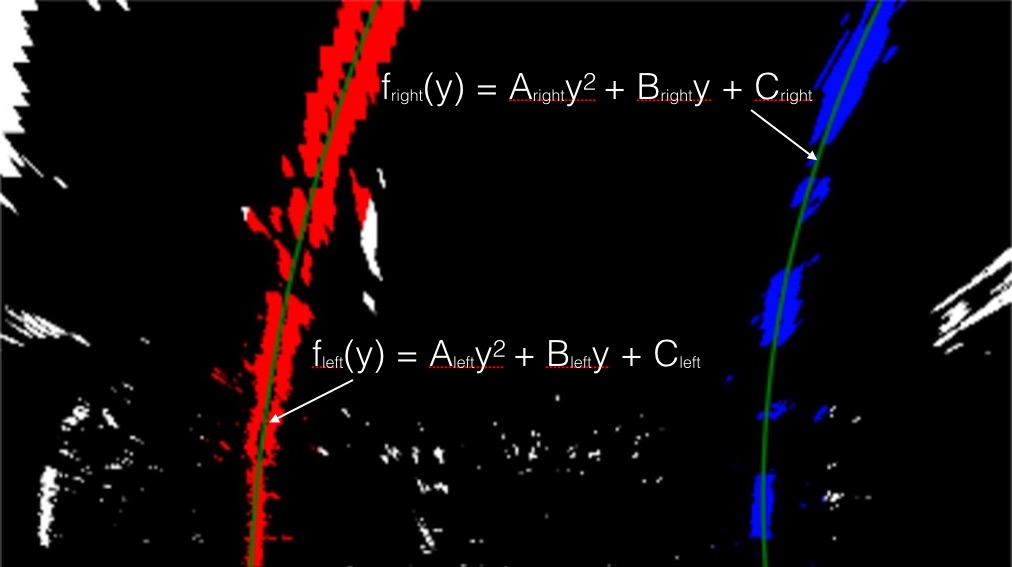
#> input picture CarND-Advanced-Lane-Lines-P4/examples/color_fit_lines.jpg, 1012 x 567 px
$ python -i preprocessImg.py   (imports and definitions only)   (older library calls are emulated)
#> lines starting #> are read from the running program, lines starting #| are printed output that depends on the picture; after the words box and inside, x2 and y2 are one past the last pixel; in counts of white or black regions, pixels touching at a corner belong together
'''
=========================================================================================================
This file contains the procedure for preprocessing the image
1. Camera Calibration and Distortion Correction
2. Perspective transform from the bird eye
3. Color & Gradient Threshold
=========================================================================================================
'''

import pickle
import numpy as np
import cv2
import collections
from moviepy.editor import VideoFileClip
from IPython.display import HTML

# Camera Calibration and Distortion Correction
def undistort(img):
    # Read in the saved objpoints and imgpoints
    dist_pickle = pickle.load(open('examples/wide_dist_pickle.p','rb'))
    objpoints = dist_pickle['objpoints']
    imgpoints = dist_pickle['imgpoints']

    # Compute the camera calibration
    ret, mtx, dist, rvecs, tvecs = cv2.calibrateCamera(objpoints, imgpoints, img.shape[1::-1], None, None)
    # Use the opencv undistort() function to remove distortion
    undist = cv2.undistort(img, mtx, dist, None, mtx)

    return undist

# Perspective transform from the bird eye
def unwarp(img):
    # Grab the image shape
    img_size = (img.shape[1], img.shape[0])

    # For source points, select the appropriate region of the road
    src = np.float32(np.array([[1280,720], [0,720], [546,460], [734,460]]))
    # For destination points
    dst = np.float32(np.array([[1280,720], [0,720], [0,0], [1280,0]]))

    # Given src and dst points, calculate the perspective transform matrix
    M = cv2.getPerspectiveTransform(src, dst)
    # Warp the image using opencv warpPerspective()
    warped = cv2.warpPerspective(img, M, img_size)

    # Return the resulting image and matrix
    return warped, M

# Color & Gradient & histogram equalization Threshold
# Apply morphology to "fill the gaps" in binary image
def threshold(img, s_thresh=(170,255), sx_thresh=(35,100)):
    # Convert to HLS color space and seperate the S channel
#> called with s_thresh = (170, 255), sx_thresh = (35, 100)
    hls = cv2.cvtColor(img, cv2.COLOR_RGB2HLS)
#> hls: shape (567, 1012, 3); mean of channels 0, 1, 2 15.3, 13.6, 37.6
    l_channel = hls[:,:,1]
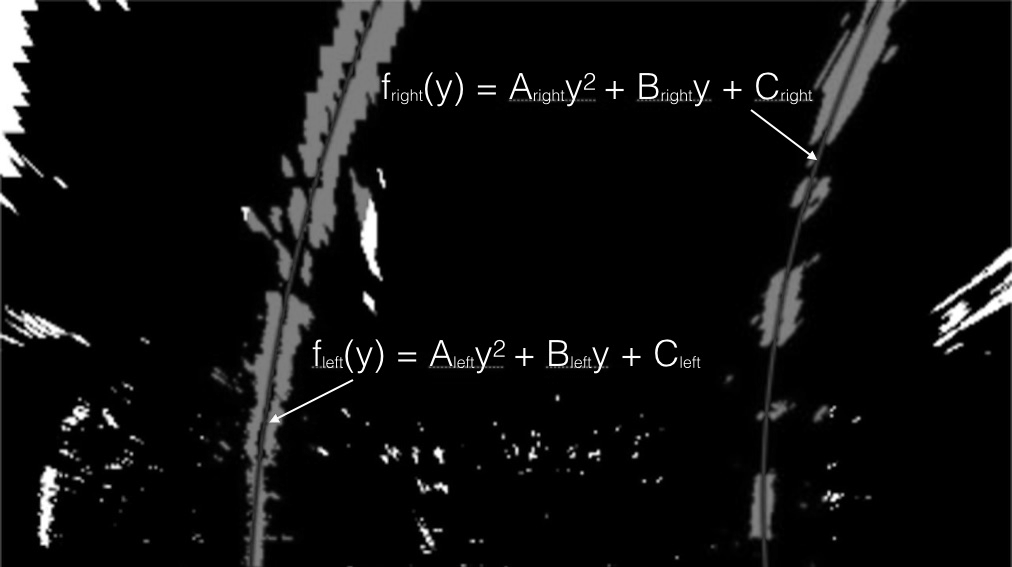
#> l_channel: shape (567, 1012); min 0, max 255, mean 13.6
    s_channel = hls[:,:,2]
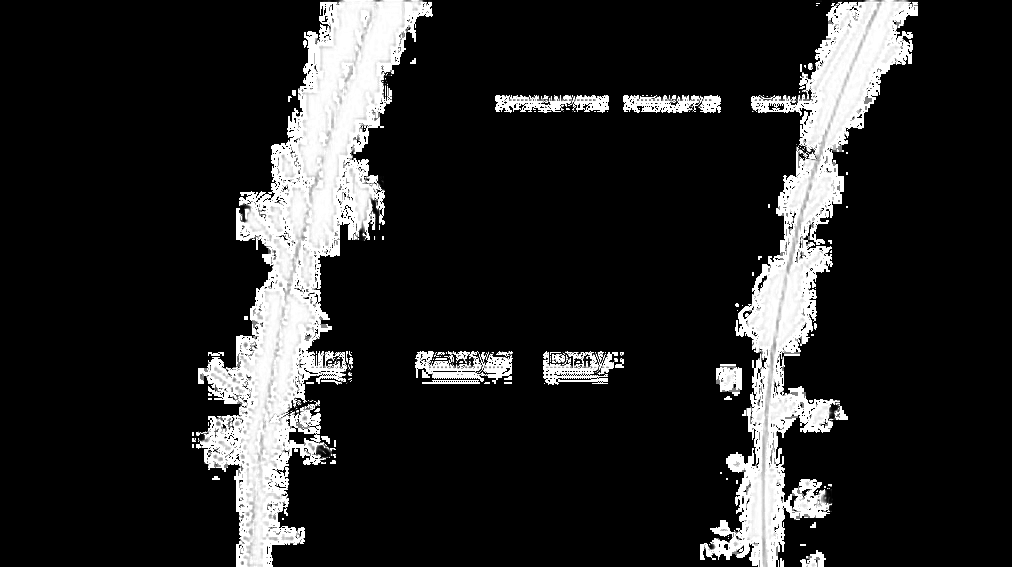
#> s_channel: shape (567, 1012); min 0, max 255, mean 37.6
    # Sobel x
    sobelx = cv2.Sobel(l_channel, cv2.CV_64F, 1, 0)  # Take the derivative in x
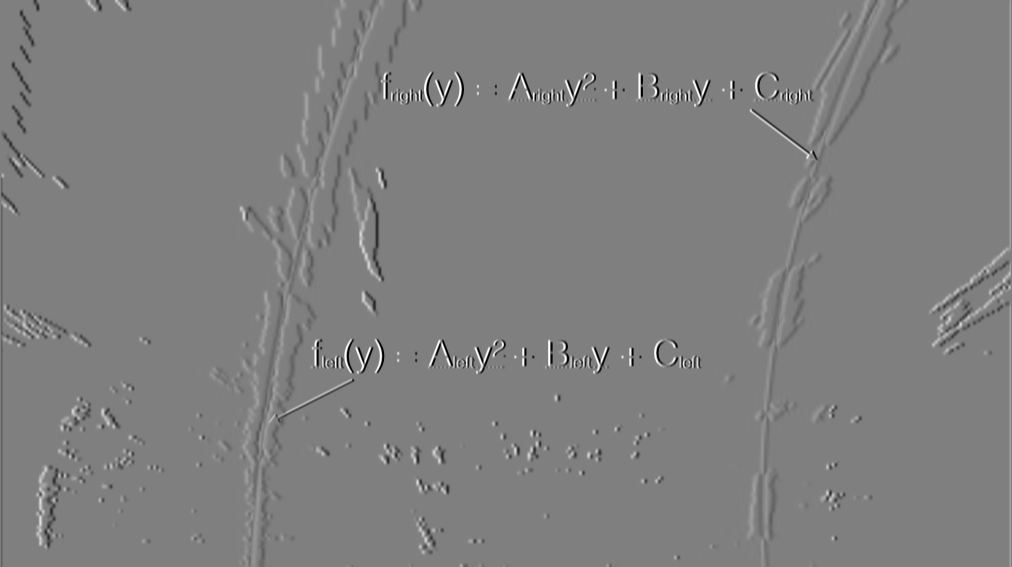
#> sobelx: shape (567, 1012) float64; min -1020, max 1020, mean -0.4; drawn with min black and max white
    abs_sobelx = np.absolute(sobelx)  # Absolute x derivative to accentuate lines away from horizontal
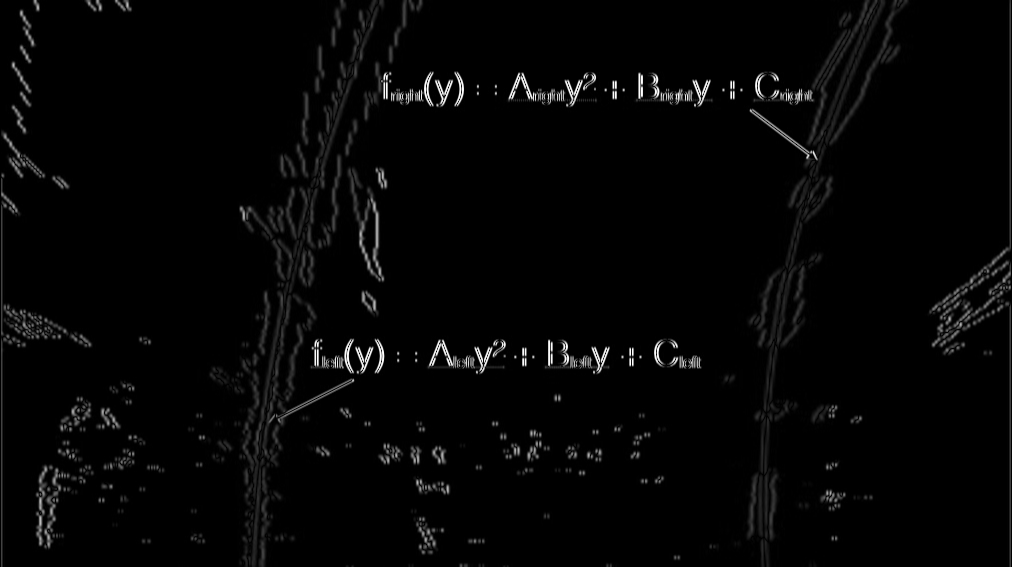
#> abs_sobelx: shape (567, 1012) float64; min 0, max 1020, mean 21.5; drawn with min black and max white
    scaled_sobel = np.uint8(255*abs_sobelx/np.max(abs_sobelx))

    # Threshold x gradient
    sxbinary = np.zeros_like(scaled_sobel)
    sxbinary[(scaled_sobel >= sx_thresh[0]) & (scaled_sobel <= sx_thresh[1])] = 1

    # Apply histogram equalization to an input frame, threshold it and return the (binary) result
    gray = cv2.cvtColor(img, cv2.COLOR_BGR2GRAY)
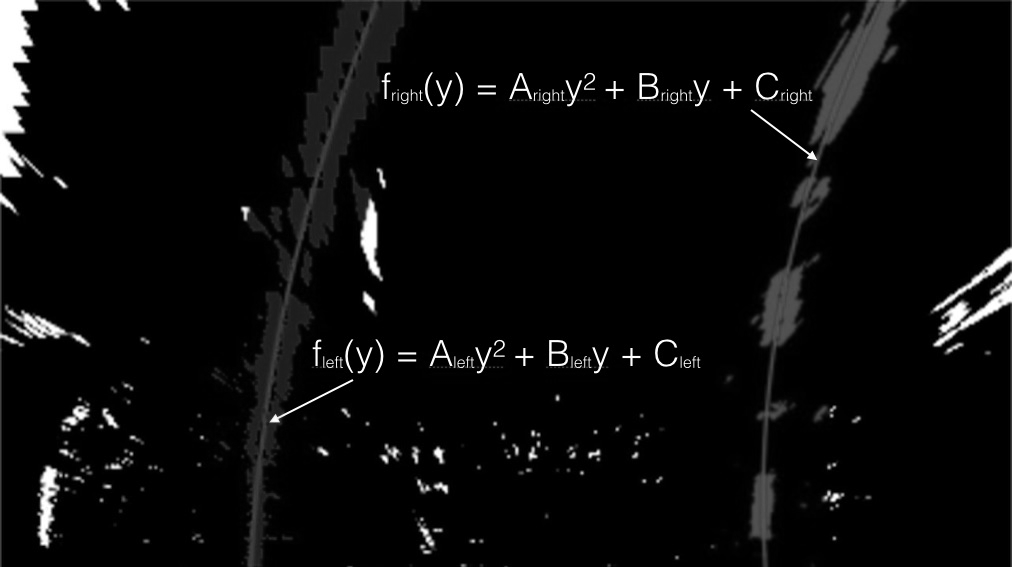
#> gray: shape (567, 1012); min 0, max 255, mean 10
    eq = cv2.equalizeHist(gray)
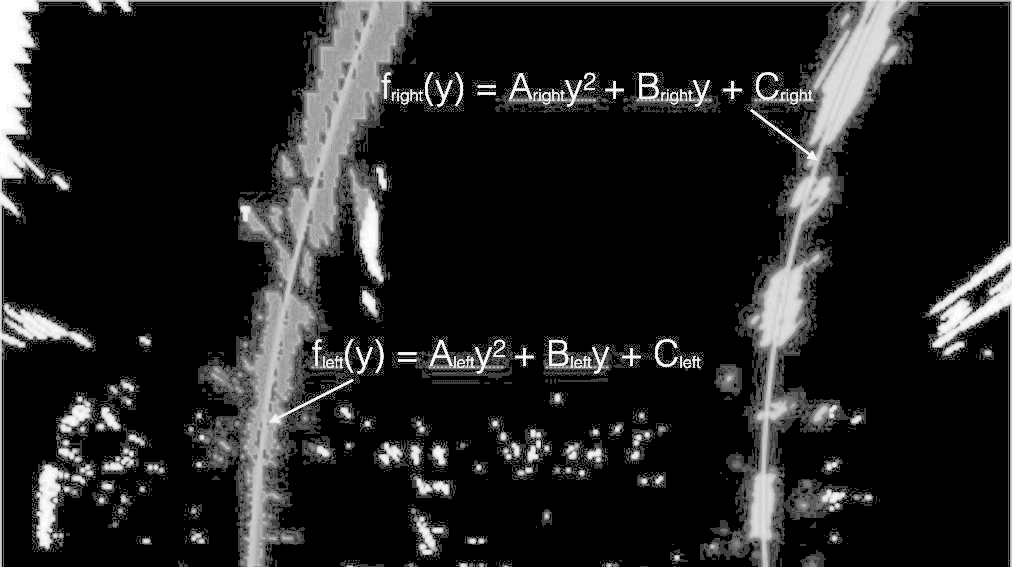
#> eq: shape (567, 1012); min 0, max 255, mean 32.9
    _, th = cv2.threshold(eq, thresh=250, maxval=255, type=cv2.THRESH_BINARY)
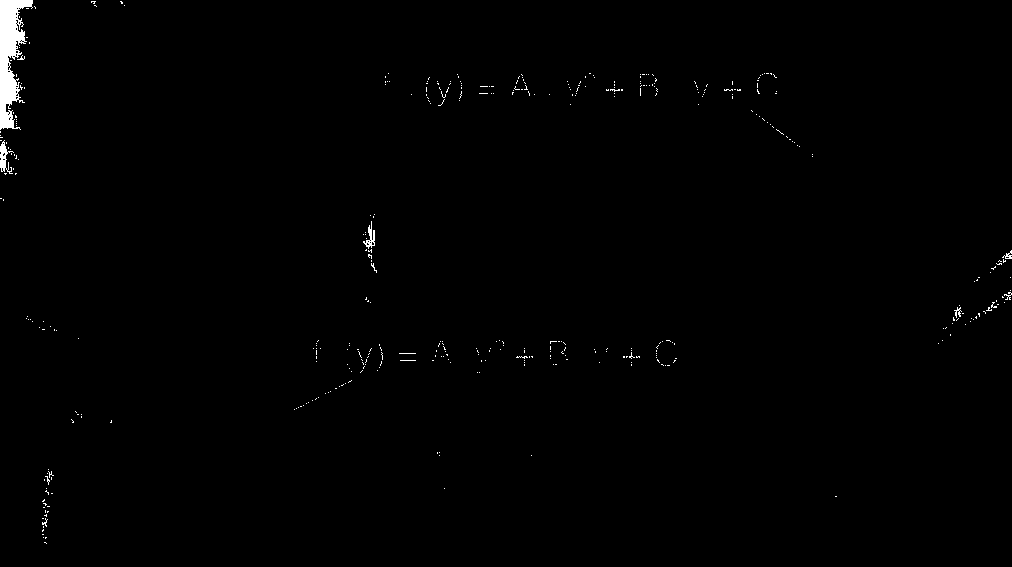
#> th: shape (567, 1012); 0.65% white; 409 white regions (403 under 20 px), largest, box (x1, y1, x2, y2) and area: (0, 0, 33, 130) 2216, (0, 140, 14, 174) 191, (363, 221, 375, 249) 124, (1002, 250, 1012, 259) 38, (954, 307, 962, 318) 38, (1004, 292, 1012, 300) 27
    seq_binary = np.zeros_like(s_channel)
    seq_binary[th > 0] = 1

    # Threshold color channel
    s_binary = np.zeros_like(s_channel)
    s_binary[(s_channel >= s_thresh[0]) & (s_channel <= s_thresh[1])] = 1

    # Stack each channel
    color_binary = np.dstack((seq_binary, sxbinary, s_binary)) * 255

    # Combine the two binary thresholds
    combined_binary = np.zeros_like(sxbinary)
    combined_binary[(s_binary == 1) | (sxbinary == 1) | (seq_binary == 1)] = 1

    # apply a light morphology to "fill the gaps" in the binary image
    kernel = np.ones((5,5), np.uint8)
    closing = cv2.morphologyEx(combined_binary.astype(np.uint8), cv2.MORPH_CLOSE, kernel)

    return color_binary, combined_binary, closing

>>> import cv2
>>> picture = cv2.cvtColor(cv2.imread('examples/color_fit_lines.jpg'), cv2.COLOR_BGR2RGB)
>>> result = threshold(picture)
